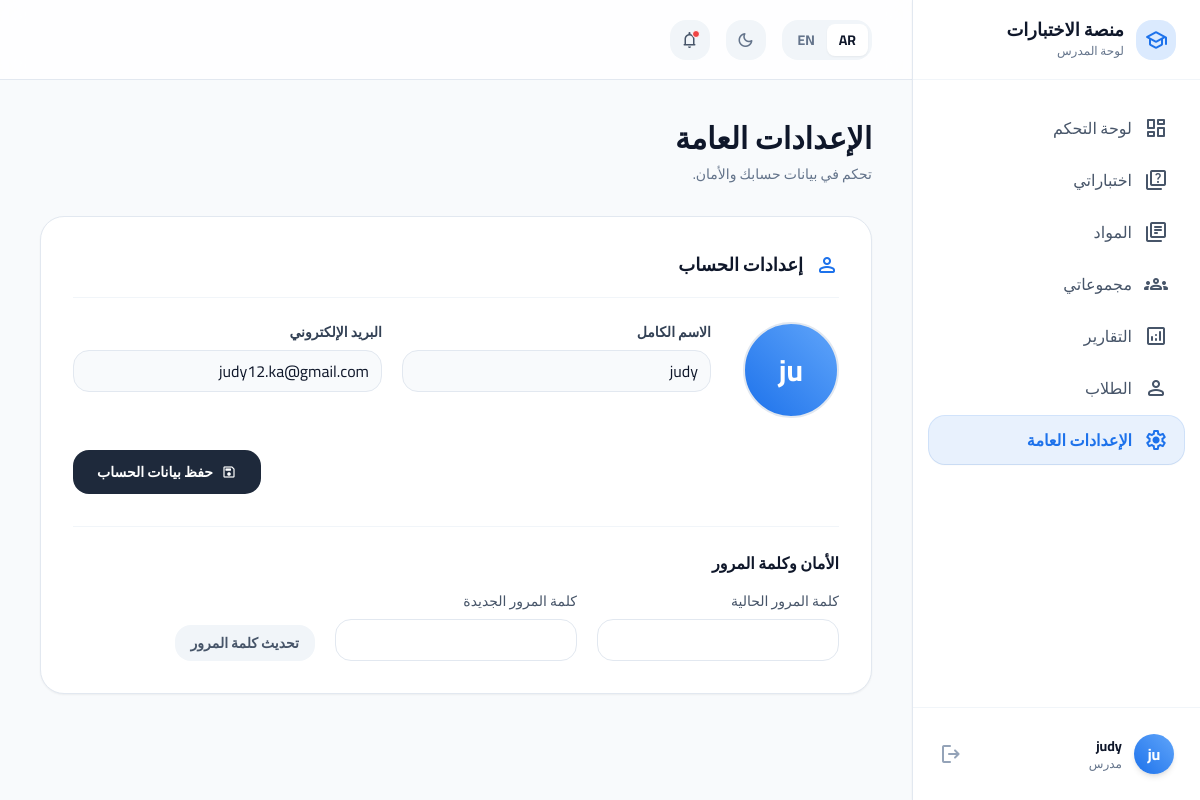
Screenshot of /teacher-dashboard/settings/ (signed in) with the database file from the repository.
### accounts/models.py (models this page shows, shortened)
class User(AbstractUser):
    class Role(models.TextChoices):
        STUDENT = 'student', _('Student')
        TEACHER = 'teacher', _('Teacher')
    role = models.CharField(
        max_length=10,
        choices=Role.choices,
        default=Role.STUDENT,
        verbose_name=_('Role')
    )
    full_name = models.CharField(_('Full Name'), max_length=255, blank=True)
    teacher_email_notifications = models.BooleanField(
        default=True,
        verbose_name=_('Teacher email notifications')
    )
    teacher_app_notifications = models.BooleanField(
        default=True,
        verbose_name=_('Teacher app notifications')
    )
    supervisor_email_notifications = models.BooleanField(
        default=True,
        verbose_name=_('Supervisor email notifications')
    )
    supervisor_app_notifications = models.BooleanField(
        default=True,
        verbose_name=_('Supervisor app notifications')
    )

### core/views.py (the view, shortened to what this page needs)
# urls.py: path("teacher-dashboard/settings/", views.teacher_settings, name="teacher_settings"),
@login_required
@user_passes_test(is_teacher)
def teacher_settings(request):
    user = request.user
    account_error = ""
    account_success = ""
    context = {
        "account_error": account_error,
        "account_success": account_success,
    }
    return render(request, "core/teacher_settings.html", context)

### core/views.py (called while the page is built)
def is_teacher(user):
    return getattr(user, "role", None) == "teacher"

### core/templates/core/teacher_settings.html (shortened to what this page needs)
{% load static %}
<!DOCTYPE html>
<html dir="rtl" lang="ar">
<head>
    <script src="https://cdn.tailwindcss.com?plugins=forms,container-queries"></script>
</head>
<body class="bg-surface-light dark:bg-background-dark text-slate-800 dark:text-slate-100 h-screen overflow-hidden flex transition-colors duration-300">
<aside class="w-72 bg-white dark:bg-surface-dark border-l border-slate-200 dark:border-slate-700 hidden lg:flex flex-col z-20 shadow-sm transition-colors duration-300" data-admin-sidebar>
    <div class="h-20 flex items-center gap-3 px-6 border-b border-slate-100 dark:border-slate-700/50">
        <div class="w-10 h-10 bg-blue-100 dark:bg-blue-900/30 rounded-xl flex items-center justify-center text-primary shrink-0">
            <span class="material-symbols-rounded">school</span>
        </div>
        <div class="flex flex-col">
            <span class="text-lg font-extrabold text-slate-900 dark:text-white leading-none">منصة الاختبارات</span>
            <span class="text-xs font-medium text-slate-500 dark:text-slate-400 mt-1">لوحة المدرس</span>
        </div>
    </div>
    <nav class="flex-1 overflow-y-auto py-6 px-4 space-y-1">
        <a class="flex items-center gap-3 px-4 py-3 text-slate-600 dark:text-slate-400 hover:bg-slate-50 dark:hover:bg-slate-700/50 hover:text-slate-900 dark:hover:text-slate-200 rounded-xl transition-colors font-medium group" href="{% url 'teacher_dashboard' %}">
            <span class="material-symbols-rounded group-hover:text-primary transition-colors">dashboard</span>
            <span>لوحة التحكم</span>
        </a>
        <a class="flex items-center gap-3 px-4 py-3 text-slate-600 dark:text-slate-400 hover:bg-slate-50 dark:hover:bg-slate-700/50 hover:text-slate-900 dark:hover:text-slate-200 rounded-xl transition-colors font-medium group" href="{% url 'teacher_exams' %}">
            <span class="material-symbols-rounded group-hover:text-primary transition-colors">quiz</span>
            <span>اختباراتي</span>
        </a>
        <a class="flex items-center gap-3 px-4 py-3 text-slate-600 dark:text-slate-400 hover:bg-slate-50 dark:hover:bg-slate-700/50 hover:text-slate-900 dark:hover:text-slate-200 rounded-xl transition-colors font-medium group" href="{% url 'teacher_subjects' %}">
            <span class="material-symbols-rounded group-hover:text-primary transition-colors">library_books</span>
            <span>المواد</span>
        </a>
        <a class="flex items-center gap-3 px-4 py-3 text-slate-600 dark:text-slate-400 hover:bg-slate-50 dark:hover:bg-slate-700/50 hover:text-slate-900 dark:hover:text-slate-200 rounded-xl transition-colors font-medium group" href="{% url 'teacher_groups' %}">
            <span class="material-symbols-rounded group-hover:text-primary transition-colors">groups</span>
            <span>مجموعاتي</span>
        </a>
        <a class="flex items-center gap-3 px-4 py-3 text-slate-600 dark:text-slate-400 hover:bg-slate-50 dark:hover:bg-slate-700/50 hover:text-slate-900 dark:hover:text-slate-200 rounded-xl transition-colors font-medium group" href="{% url 'teacher_reports' %}">
            <span class="material-symbols-rounded group-hover:text-primary transition-colors">analytics</span>
            <span>التقارير</span>
        </a>
        <a class="flex items-center gap-3 px-4 py-3 text-slate-600 dark:text-slate-400 hover:bg-slate-50 dark:hover:bg-slate-700/50 hover:text-slate-900 dark:hover:text-slate-200 rounded-xl transition-colors font-medium group" href="{% url 'teacher_students' %}">
            <span class="material-symbols-rounded group-hover:text-primary transition-colors">person_outline</span>
            <span>الطلاب</span>
        </a>
        <a class="flex items-center gap-3 px-4 py-3 bg-primary/10 text-primary rounded-xl transition-all font-bold shadow-sm ring-1 ring-primary/20" href="{% url 'teacher_settings' %}">
            <span class="material-symbols-rounded">settings</span>
            <span>الإعدادات العامة</span>
        </a>
    </nav>
    <div class="p-4 border-t border-slate-100 dark:border-slate-700/50">
        <form method="post" action="{% url 'logout' %}">
            <button type="submit" class="flex items-center gap-3 w-full p-2.5 hover:bg-slate-50 dark:hover:bg-slate-700/50 rounded-xl transition-colors text-right group">
                <div class="w-10 h-10 rounded-full bg-gradient-to-tr from-primary to-blue-400 flex items-center justify-center text-white font-bold shadow-md shrink-0">
                    {{ request.user.full_name|default:"م.أ"|slice:":2" }}
                </div>
                <div class="flex-1 overflow-hidden">
                    <div class="text-sm font-bold text-slate-900 dark:text-white truncate">
                        {{ request.user.full_name|default:request.user.username }}
                    </div>
                    <div class="text-xs text-slate-500 dark:text-slate-400 truncate group-hover:text-primary transition-colors">
                        مدرس
                    </div>
                </div>
                <span class="material-symbols-rounded text-slate-400 group-hover:text-red-500 transition-colors">logout</span>
            </button>
        </form>
    </div>
</aside>
<main class="flex-1 flex flex-col h-screen overflow-hidden relative">
    <header class="h-20 bg-white/80 dark:bg-background-dark/80 backdrop-blur-md border-b border-slate-200 dark:border-slate-700 flex items-center justify-between px-6 lg:px-10 z-10 sticky top-0 transition-colors duration-300">
        <div class="flex items-center gap-3 md:gap-4">
            <div class="flex items-center bg-slate-100 dark:bg-surface-dark rounded-xl p-1 h-10">
                <button class="px-3 h-full rounded-lg bg-white dark:bg-slate-700 text-slate-900 dark:text-white shadow-sm text-sm font-bold transition-all">AR</button>
                <button class="px-3 h-full rounded-lg text-slate-500 dark:text-slate-400 hover:text-primary text-sm font-bold transition-all">EN</button>
            </div>
            <button aria-label="Toggle theme" class="w-10 h-10 flex items-center justify-center rounded-xl bg-slate-100 dark:bg-surface-dark text-slate-500 dark:text-slate-400 hover:text-primary hover:bg-blue-50 dark:hover:bg-slate-700 transition-all duration-300 group" onclick="document.documentElement.classList.toggle('dark')">
                <span class="material-symbols-rounded text-xl group-hover:rotate-12 transition-transform block dark:hidden">dark_mode</span>
            </button>
            <button class="relative w-10 h-10 flex items-center justify-center rounded-xl bg-slate-100 dark:bg-surface-dark text-slate-600 dark:text-slate-300 hover:text-primary hover:bg-blue-50 dark:hover:bg-slate-700 transition-all duration-300">
                <span class="material-symbols-rounded text-xl">notifications</span>
                <span class="absolute top-2.5 right-2.5 w-2 h-2 bg-red-500 rounded-full border border-white dark:border-surface-dark"></span>
            </button>
        </div>
    </header>
    <div class="flex-1 overflow-y-auto p-6 lg:p-10 pb-20">
        <div class="max-w-5xl mx-auto space-y-8">
            <div>
                <h1 class="text-2xl md:text-3xl font-extrabold text-slate-900 dark:text-white mb-2">الإعدادات العامة</h1>
                <p class="text-slate-500 dark:text-slate-400 text-sm font-medium">
                    تحكم في بيانات حسابك والأمان.
                </p>
            </div>
            <form method="post" class="space-y-6">
                <section class="bg-white dark:bg-surface-dark p-6 md:p-8 rounded-2xl border border-slate-200 dark:border-slate-700 shadow-sm">
                    <div class="flex items-center gap-3 mb-6 border-b border-slate-100 dark:border-slate-700/50 pb-4">
                        <span class="material-symbols-rounded text-primary text-2xl">person</span>
                        <h2 class="text-lg font-bold text-slate-900 dark:text-white">إعدادات الحساب</h2>
                    </div>
                    <div class="flex flex-col md:flex-row gap-8 mb-8">
                        <div class="flex flex-col items-center gap-3 shrink-0">
                            <div class="w-24 h-24 rounded-full bg-slate-100 dark:bg-slate-800 relative overflow-hidden border-2 border-slate-200 dark:border-slate-600 flex items-center justify-center text-white text-3xl font-bold bg-gradient-to-tr from-primary to-blue-400">
                                {{ request.user.full_name|default:request.user.username|slice:":2" }}
                            </div>
                        </div>
                        <div class="flex-1 grid grid-cols-1 md:grid-cols-2 gap-5 w-full">
                            <div>
                                <label class="block text-sm font-bold text-slate-700 dark:text-slate-300 mb-2">الاسم الكامل</label>
                                <input name="full_name" type="text" value="{{ request.user.full_name }}" class="w-full rounded-xl border-slate-200 dark:border-slate-600 bg-slate-50 dark:bg-slate-800/50 text-slate-900 dark:text-white focus:ring-primary focus:border-primary"/>
                            </div>
                            <div>
                                <label class="block text-sm font-bold text-slate-700 dark:text-slate-300 mb-2">البريد الإلكتروني</label>
                                <input name="email" type="email" value="{{ request.user.email }}" class="w-full rounded-xl border-slate-200 dark:border-slate-600 bg-slate-50 dark:bg-slate-800/50 text-slate-900 dark:text-white focus:ring-primary focus:border-primary"/>
                            </div>
                        </div>
                    </div>
                    <div class="flex justify-end">
                        <button type="submit" name="profile_submit" class="px-6 py-2.5 bg-slate-800 hover:bg-slate-900 dark:bg-slate-700 dark:hover:bg-slate-600 text-white rounded-xl text-sm font-bold flex items-center gap-2 transition-colors">
                            <span class="material-symbols-rounded text-base">save</span>
                            حفظ بيانات الحساب
                        </button>
                    </div>
                    <div class="mt-8 pt-6 border-t border-slate-100 dark:border-slate-700/50">
                        <h3 class="text-md font-bold text-slate-900 dark:text-white mb-4">الأمان وكلمة المرور</h3>
                        <div class="grid grid-cols-1 md:grid-cols-3 gap-5">
                            <div>
                                <label class="block text-sm font-medium text-slate-600 dark:text-slate-400 mb-2">كلمة المرور الحالية</label>
                                <input name="current_password" type="password" class="w-full rounded-xl border-slate-200 dark:border-slate-600 bg-white dark:bg-surface-dark text-slate-900 dark:text-white focus:ring-primary focus:border-primary"/>
                            </div>
                            <div>
                                <label class="block text-sm font-medium text-slate-600 dark:text-slate-400 mb-2">كلمة المرور الجديدة</label>
                                <input name="new_password" type="password" class="w-full rounded-xl border-slate-200 dark:border-slate-600 bg-white dark:bg-surface-dark text-slate-900 dark:text-white focus:ring-primary focus:border-primary"/>
                            </div>
                            <div class="flex items-end">
                                <button type="submit" name="password_submit" class="px-4 py-2 bg-slate-100 dark:bg-slate-700 text-slate-600 dark:text-slate-300 rounded-xl text-sm font-bold hover:bg-slate-200 dark:hover:bg-slate-600 transition-colors w-full md:w-auto">
                                    تحديث كلمة المرور
                                </button>
                            </div>
                        </div>
                    </div>
                </section>
            </form>
        </div>
    </div>
</main>
</body>
</html>

### core/templates/core/teacher_settings.html (style rules this page uses)
body { font-family: 'Cairo', sans-serif; }

### rows the page displays
User: user.full_name "ju", user.full_name "judy", full_name "judy", email "judy12.ka@gmail.com"
